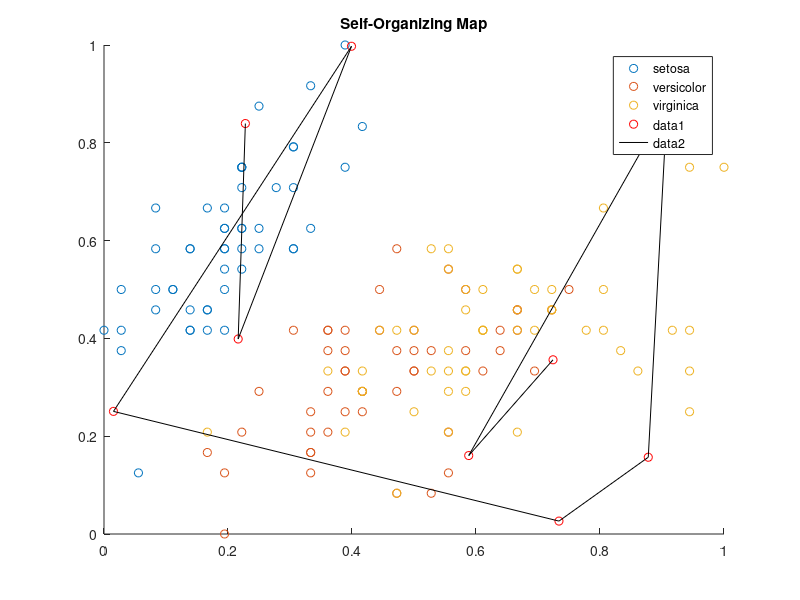

Write MATLAB code to recreate this figure. (Note: this script raises an error after producing the figure.)
load fisheriris
V = meas(:,1:2);
%##----Plotar Graficos----##%
for i = 1:2,
    mi = min(V(:,i));
    ma = max(V(:,i));
    V(:,i) = (V(:,i)-mi)/(ma-mi);
end
figure;
xlabel('X1');
ylabel('X2');
gscatter(V(:,1),V(:,2),species);

%clear, clc

title('Self-Organizing Map');
hold on

%%
t=0;
%alpha = 0.3/(1+t/300000)
M = rand(9,2);
h = plot(M(:,1),M(:,2),'ro',M(:,1),M(:,2),'k')
%%

Q = zeros(9,1);
tic
for r=1:3
for t = 1:150
    ind = randperm(size(V,1));
        V = V(ind,:);
        X=V(1,:)
    for i = 1:9
        Q(i,1) = norm(X(1,:) - M(i,:));
        
%         for j=1:o
%             u(j)=0;
%             u(j)=sqrt(((w(j,1)-X(i,1))^2)+((w(j,2)-X(i,2))^2));
%         end
        
    end
    [C,c] = min(Q);
    
    denom = 1 + t/tmax;
    a = .2/denom;
    r = round(2/denom);
    M = reshape(M,[3 3 2]);
    X = reshape(X,[1 1 2]);
    ch = mod(c-1,3) +1;
    cv = floor((c-1)/3)+1;
    for h = max(ch-r,1):min(ch+r,3)
        for v = max(cv-r,1):min(cv+r,3)
            M(h,v,:) = M(h,v,:) + ...
                a*(X(1,1,:) - M(h,v,:));
        end
    end

    pause(0.01);
    hold off
    xlabel('X1');
ylabel('X2');
gscatter(V(:,1),V(:,2),species);
hold on
%  som = plot(M(:,:,1), M(:,:,2),'ro',M(:,1,1),M(:,1,2),'k-',M(:,2,1), ...
% M(:,2,2),'k-',M(:,3,1),M(:,3,2),'k-',M(:,4,1),M(:,4,2),'k-', ...
% M(:,5,1),M(:,5,2),'k-',M(:,6,1),M(:,6,2),'k-',M(:,7,1), ...
% M(:,7,2),'k-',M(:,8,1),M(:,8,2),'k-',M(1,:,1),M(1,:,2),'k-', ...
% M(2,:,1),M(2,:,2),'k-',M(3,:,1),M(3,:,2),'k-',M(4,:,1), ...
% M(4,:,2),'k-',M(5,:,1),M(5,:,2),'k-',M(6,:,1),M(6,:,2),'k-', ...
% M(7,:,1),M(7,:,2),'k-',M(8,:,1),M(8,:,2),'k-',M(:,3,1), ...
%     M(:,3,2),'k-',M(:,4,1),M(:,4,2),'k-',0,0,'.',1,1,'.');
    som = plot(M(:,:,1), M(:,:,2),'ro',M(:,1,1),M(:,1,2),'k-',M(:,2,1), ...
    M(:,2,2),'k-',M(:,3,1),M(:,3,2),'k-',M(1,:,1),M(1,:,2),'k-', ...
    M(2,:,1),M(2,:,2),'k-',M(3,:,1),M(3,:,2),'k',0,0,'.',1,1,'.');
   
 

        M = reshape(M,[9 2]);
        X = reshape(X, [1 2]);
        
      
end
disp(r)
end
toc
%%
%###############################################
%###############################################
%###############################################
%###############################################
clear all, clc
V = rands(2,1000);
%w = ones(25,2)
pos = gridtop(5,5); plotsom(pos)
pos =pos'
net = newsom(V,[5 5],'hextop','linkdist')
plotsompos(net,V)
[net, TR] = train(net,V)
selforgmap([8 8],1000,3,'hextop','linkdist')
%Normalizar o pos
for i = 1:2,
    mi = min(pos(:,i));
    ma = max(pos(:,i));
    pos(:,i) = (pos(:,i)-mi)/(ma-mi);
end


format long
e=1;
V=V'
while e<=1
    epoca=200;
    M =pos
    a = .1;
    viz = 1;
    [n m]= size(V);
    tmax = n*epoca
    Q = zeros(25,1);
    rate =0;
    J=0;
    I=0;
    Error=0;
    Er_epoca=0;
    for k=1:epoca
        for t=1:n
            ind = randperm(size(V,1));
            V = V(ind,:);
            X=V(1,:);
            for i=1:25
                Q(i,1) = norm(X(1,:) - M(i,:));
            end
            [C,c] = min(Q);
            
            M = reshape(M,[5 5 2]);
            X = reshape(X,[1 1 2]);
            ch = mod(c-1,5) + 1;
            cv = floor((c-1)/5) + 1;
            
            %coefv1= I/tmax;
                     coefv1= I/tmax;
                      viz= 1*(0.01/1)^coefv1;
            %           denom = 1 + I/tmax;
            %          %a = .1/denom;
            %            r = round(1/denom);
            % vizFn=1*exp(-viz);
            %
            I=I+1;
            
            if mod(t,50) == 0 % for every 50th input
                r = 1; % SOM neighborhood radius
            else
                r = 0; % k-means clustering step
            end
            %Coeficiente de Aprendizado
            
            %coef = 1 - J/tmax;
            coef = J/tmax;
            %a= a/(1+(t/tmax));
            a = 0.1*(0.001/0.1)^coef; % learning rate
            rate(t,1)= a;
            for h = max(1,ch-r):min(5,ch+r)
                for v = max(1,cv-r):min(5,cv+r)
                    M(h,v,:) = M(h,v,:) + a*(X(1,1,:) - M(h,v,:));
                end
            end
            
            
            %          hold off
            % %             xlabel('X1');
            % %     ylabel('X2');
%              plot(V(:,1),V(:,2),'.g')
%                   pause(0.1)
%                 title('Self-Organizing Map - GUSTAVO BLIMA');
%                  hold on
%                    M = reshape(M,[5 5 2]);
%                     som = plot(M(:,:,1), M(:,:,2),'ro',M(:,1,1),M(:,1,2),'b-',M(:,2,1), ...
%                     M(:,2,2),'b-',M(:,3,1),M(:,3,2),'b',M(:,4,1),M(:,4,2),'b-',M(1,:,1),M(1,:,2),'b-', ...
%                     M(2,:,1),M(2,:,2),'b-',M(3,:,1),M(3,:,2),'b',...
%                     M(:,5,1),M(:,5,2),'b-',M(5,:,1),M(5,:,2),'b-',...
%                     M(4,:,1), M(4,:,2),'b-',0,0,'.',1,1,'.');
%             
            
            M = reshape(M,[25 2]);
            X = reshape(X,[1 2]);
            J = J+1;
            
           
                Error(t,1) =  min(Q);
           
            rate(k,1)= a;    
        end
            Er_epoca(k,1)= mean(Error)
          disp('Treinamento...')
            disp('Epoca Atualizada')
            disp(k)
    end
        Erro_Tr_M(e,1)= mean(Er_epoca)
        e=e+1;
        beep
        filename = ['C:\Users\Claudia\Documents\MATLAB\SOMx5_Test\SOM_x5_Rand_Test', int2str(e), '.mat'];
        save(filename)
        disp('GustavoBlima')
end











%%

















%%

%%[dW, ls]=learnsom(w,p,[],[],a,[],[],[],[],d,lp,ls)
for t= 1:10
[dW, ls]=learnsom(w,p,[],[],a,[],[],[],[],d,lp,ls)
plotsompos(net,X)
end
meas = meas'
lp.order_lr = 0.2
lp.order_steps = 150
lp.tune_lr = 0.02
lp.tune_nd = 1
a = rand(9,1)
p = X
w = rand(9,2)
pos = gridtop(3,3); %plotsom(pos)
d = linkdist(pos)
plotsompos(net,meas)
ls = [];





